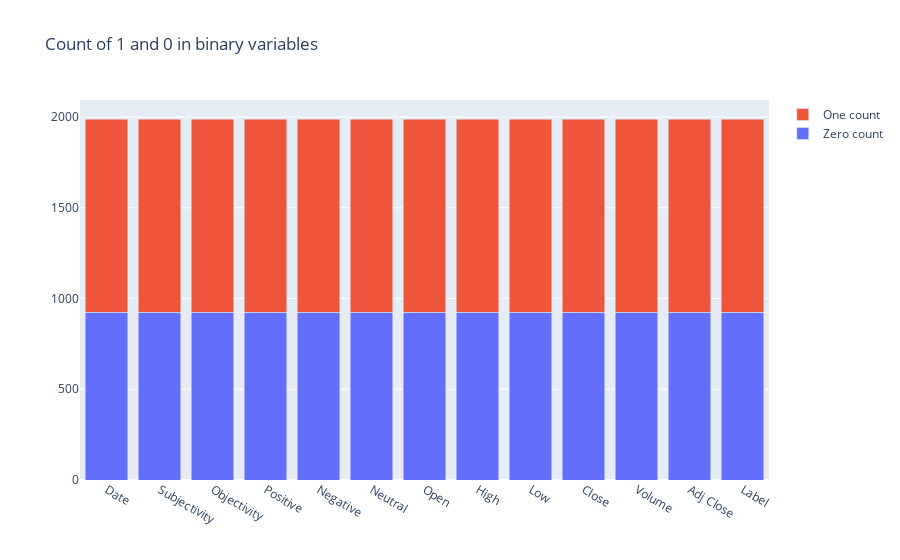

Notebook cell for this chart:
### Code cell
%matplotlib inline
import plotly.offline as py
py.init_notebook_mode(connected=True)
import plotly.graph_objs as go
import plotly.tools as tls
import warnings

bin_col = merged_dataframe.columns
zero_list = []
one_list = []
for col in bin_col:
    zero_count = 0
    one_count = 0
    for ix, val in merged_dataframe[col].iteritems():
        if merged_dataframe.loc[ix, 'Label'] == 0:
            zero_count += 1
        else:
            one_count += 1
    zero_list.append(zero_count)
    one_list.append(one_count)
    
trace1 = go.Bar(
    x=bin_col,
    y=zero_list ,
    name='Zero count'
)
trace2 = go.Bar(
    x=bin_col,
    y=one_list,
    name='One count'
)

data = [trace1, trace2]
layout = go.Layout(
    barmode='stack',
    title='Count of 1 and 0 in binary variables'
)

fig = go.Figure(data=data, layout=layout)
py.iplot(fig, filename='stacked-bar')

### Figure 1 — Plotly figure (JSON) as saved in the notebook; plotly's stock layout.template omitted (floating-point values rounded to 4 significant figures)
{"data": [{"name": "Zero count", "type": "bar", "x": ["Date", "Subjectivity", "Objectivity", "Positive", "Negative", "Neutral", "Open", "High", "Low", "Close", "Volume", "Adj Close", "Label"], "y": [924, 924, 924, 924, 924, 924, 924, 924, 924, 924, 924, 924, 924]}, {"name": "One count", "type": "bar", "x": ["Date", "Subjectivity", "Objectivity", "Positive", "Negative", "Neutral", "Open", "High", "Low", "Close", "Volume", "Adj Close", "Label"], "y": [1065, 1065, 1065, 1065, 1065, 1065, 1065, 1065, 1065, 1065, 1065, 1065, 1065]}], "layout": {"barmode": "stack", "title": {"text": "Count of 1 and 0 in binary variables"}}}
